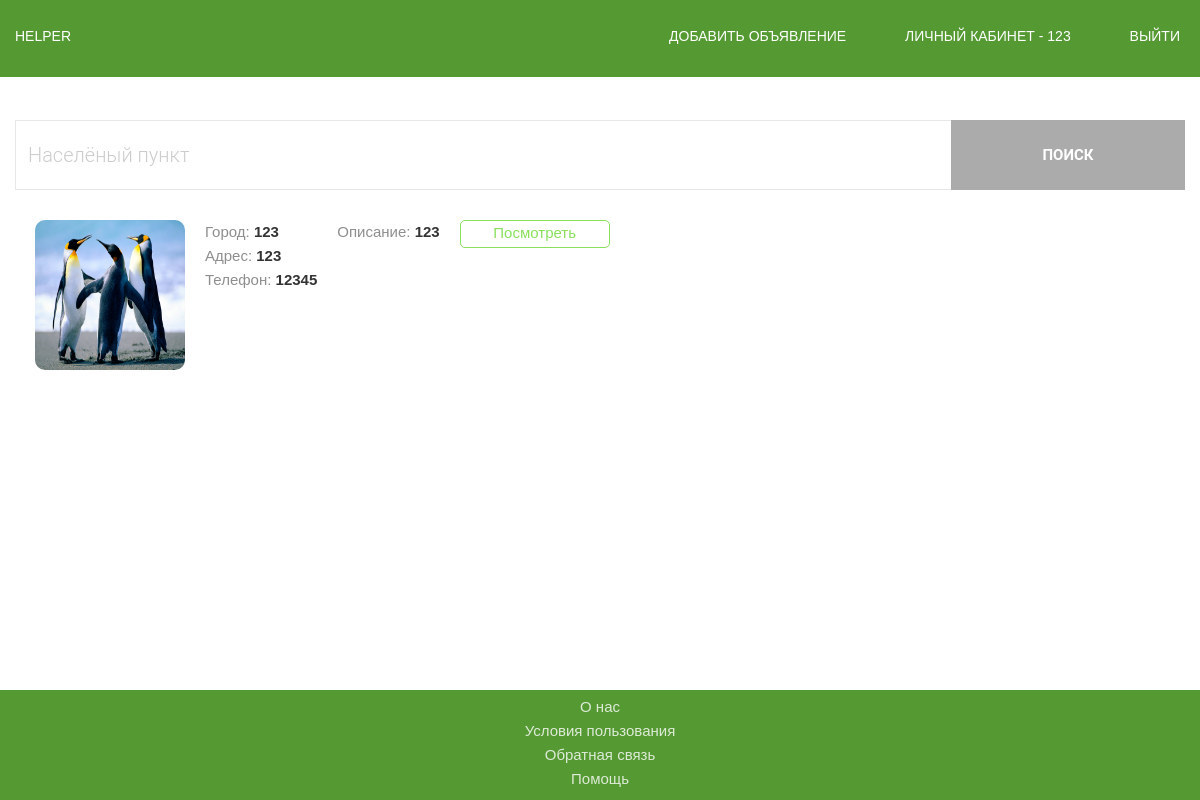
Page /pages/search_ad.php (signed in) on the committed database.
### tables this page shows
CREATE TABLE `register` (
  `id` int(11) NOT NULL,
  `name` varchar(255) NOT NULL,
  `surname` varchar(255) NOT NULL,
  `phone_num` varchar(255) NOT NULL,
  `adress_user` varchar(255) NOT NULL,
  `denomination` varchar(255) NOT NULL,
  `church_name` varchar(255) NOT NULL,
  `church_adress` varchar(255) NOT NULL,
  `pastor_num` varchar(255) NOT NULL,
  `email` varchar(255) NOT NULL,
  `password` varchar(255) NOT NULL,
  `photo` varchar(255) NOT NULL
);

CREATE TABLE `ads` (
  `id` int(11) NOT NULL,
  `user_id` int(11) NOT NULL,
  `user_name` varchar(255) NOT NULL,
  `phone_num` varchar(255) NOT NULL,
  `city` varchar(255) NOT NULL,
  `adress_kv` varchar(255) NOT NULL,
  `description` text NOT NULL,
  `infrast` text NOT NULL,
  `attractions` text NOT NULL,
  `terms` text NOT NULL,
  `status` text NOT NULL,
  `photo` text NOT NULL
);

### pages/search_ad.php (the view, shortened to what this page needs)
<?php
$page = "search";
include "../configs/db.php";
include "../parts/header.php";
	$sql = "SELECT * FROM ads WHERE city LIKE '%" . $_GET['search'] . "%' ";
	$result = mysqli_query($connect, $sql);
?>
<div class="search">
	<div class="container">
		<form class="subscribe" action="search_ad.php"  method="GET">
			<input class="subscribe__input" type="text" name="search" placeholder="Населёный пункт">
			<button class="subscribe__button" type="submit">Поиск</button>
		</form>
	</div>
</div>
<div class="container">
<?php
while ($ads = mysqli_fetch_assoc($result) ) {
	?>
		<div class="ad">
			<img class="ad_img" src="../<?php echo $ads['photo'] ?>">
			<div class="ad_info search__ad_info">
				<h4><span class="span">Город:</span> <?php echo $ads['city']; ?></h4>
				<h4><span class="span">Адрес:</span> <?php echo $ads['adress_kv']; ?></h4>
				<h4><span class="span">Телефон:</span> <?php echo $ads['phone_num']; ?></h4>
			</div>
			<h4 class="description"><span class="span">Описание:</span> <?php echo $ads['description']; ?></h4>
			<a class="button link search__ad_link" href="ads_page.php?id=<?php echo $ads['id']; ?>">Посмотреть</a>
		</div>
	<?php
	}
?>
	</div>
<?php
	include "../parts/footer.php";
?>

### parts/header.php (shortened to what this page needs)
<!DOCTYPE html>
<html lang="en">
<head>
	<link rel="stylesheet" href="/assets/css/style.css">
</head>
<body>
<div class="wrapper">
	<header class="header">
		<div class="container">
			<div class="header__inner">
				<?php
					if ( ($page == "reg") OR ($page == "auth") ){
						?>
						<div id="logo">HELPER</div>
							<nav class="nav">
								<a class="nav__link <?php if($page == "reg") {echo "active";} ?>" href="/pages/registr.php">Регистрация</a>
								<a class="nav__link <?php if($page == "auth") {echo "active";} ?>" href="/pages/auth.php">Вход</a>
							</nav>
						<?php
					} else {
						$sql = "SELECT * FROM register WHERE id =". $_COOKIE["id_user"];
						$result = mysqli_query($connect, $sql);
				    	$row = mysqli_fetch_assoc($result);
						?>
							<a class="nav__link <?php if($page == "index") {echo "active";} ?>" href="/index.php" style="">HELPER</a>
							<nav class="nav">
								<a class="nav__link <?php if($page == "newad") {echo "active";} ?>" href="/pages/newad.php">Добавить объявление</a>
								<a class="nav__link <?php if($page == "privat") {echo "active";} ?>" href="/pages/privateoffice.php">Личный кабинет - <?php echo $row["name"] ?></a>
								<a class="nav__link" href="/pages/exit.php">Выйти</a>
							</nav>
						<?php
					}
				?>
			</div>
		</div>
	</header>

### assets/css/style.css (style rules this page uses)
html, body { height: 100%; margin: 0; font-family: 'Montserrat', sans-serif; font-size: 15px; color: #333333; line-height: 1.6; }
body { display: flex; flex-direction: column; }
.wrapper { flex: 1 0 auto; }
*, *:before, *:after { box-sizing: border-box; }
h1, h2, h3, h4, h5, h6 { margin: 0; }
a { text-decoration: none; color: #fff; }
.container { width: 100%; max-width: 1230px; margin: 0 auto; padding: 0 15px; position: relative; }
.header { padding: 25px 0; position: absolute; z-index: 1000; left: 0; right: 0; top: 0; background-color: #593; }
.header__inner { display: -webkit-flex; display: -moz-flex; display: -ms-flex; display: -o-flex; display: flex; justify-content: space-between; align-items: baseline; }
.nav { text-transform: uppercase; font-size: 14px; }
.nav__link { padding-bottom: 5px; margin-left: 55px; font-size: 14px; text-decoration: none; color: #fff; position: relative; transition: color .15s linear; }
.nav__link:first-child { margin-left: 0; }
.nav__link:last-child { margin-right: 5px; }
.nav__link:after { content: ""; display: block; width: 100%; height: 3px; background-color: #fce38a; opacity: 0; position: absolute; top: 100%; left: 0; z-index: 1; transition: opacity .15s linear; }
.search { padding-top: 120px; padding-bottom: 10px; }
.subscribe { display: -webkit-flex; display: -moz-flex; display: -ms-flex; display: -o-flex; display: flex; width: 100%; -webkit-writing-mode: 380px; -ms-writing-mode: 380px; writing-mode: 380px; max-width: 100%; }
.subscribe__input { width: 80%; height: 70px; padding: 12px; background: #fff; border: solid #e7e7e7 1px; border-right: 0; font-family: 'Roboto', sans-serif; font-size: 20px; line-height: 1.1; font-weight: 300; }
.subscribe__input::placeholder { color: #ccc; }
.subscribe__button { width: 20%; height: 70px; padding: 12px 30px; background-color: #888888b3; border: 0; cursor: pointer; font-family: 'Roboto', sans-serif; font-size: 15px; line-height: 1.1; font-weight: 700; color: #fff; text-transform: uppercase; transition: .15s linear; }
.button { width: 220px; background-color: #fff; border: 1px solid #89e05d; border-radius: 5px; height: 30px; cursor: pointer; transition: .15s linear; color: #89e05d; font-weight: bold; }
.link { display: block; text-align: center; font-weight: 300; height: 28px; width: 150px; margin-bottom: 5px; }
.ad { display: flex; height: 150px; width: 100%; margin: 20px; position: relative; }
.ad_img { width: 150px; height: 150px; margin-right: 20px; border-radius: 10px; }
.search__ad_info { margin-right: 20px; }
.description { margin-right: 20px; }
.span { color: #8E8E8E; font-weight: 300; }

### rows in the picture
register: name "123"
ads: photo (picture), city "123", adress_kv "123", phone_num "12345", description "123"
